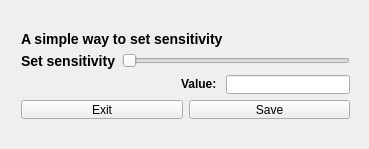
<?xml version="1.0" encoding="UTF-8"?>
<ui version="4.0">
 <class>MainWindow</class>
 <widget class="QMainWindow" name="MainWindow">
  <property name="geometry">
   <rect>
    <x>0</x>
    <y>0</y>
    <width>369</width>
    <height>149</height>
   </rect>
  </property>
  <property name="sizePolicy">
   <sizepolicy hsizetype="Fixed" vsizetype="Fixed">
    <horstretch>0</horstretch>
    <verstretch>0</verstretch>
   </sizepolicy>
  </property>
  <property name="windowTitle">
   <string>MainWindow</string>
  </property>
  <widget class="QWidget" name="centralWidget">
   <widget class="QWidget" name="">
    <property name="geometry">
     <rect>
      <x>10</x>
      <y>20</y>
      <width>351</width>
      <height>110</height>
     </rect>
    </property>
    <layout class="QVBoxLayout" name="verticalLayout_3">
     <item>
      <layout class="QVBoxLayout" name="verticalLayout_2">
       <item>
        <widget class="QLabel" name="label">
         <property name="text">
          <string>&lt;h3&gt;A simple way to set sensitivity &lt;/h3&gt;

</string>
         </property>
        </widget>
       </item>
       <item>
        <layout class="QHBoxLayout" name="horizontalLayout">
         <item>
          <widget class="QLabel" name="label_2">
           <property name="text">
            <string>&lt;h3&gt;Set sensitivity&lt;/h3&gt;</string>
           </property>
          </widget>
         </item>
         <item>
          <widget class="QSlider" name="horizontalSlider">
           <property name="orientation">
            <enum>Qt::Horizontal</enum>
           </property>
          </widget>
         </item>
        </layout>
       </item>
      </layout>
     </item>
     <item>
      <layout class="QVBoxLayout" name="verticalLayout">
       <item>
        <layout class="QHBoxLayout" name="horizontalLayout_2">
         <item>
          <spacer name="horizontalSpacer">
           <property name="orientation">
            <enum>Qt::Horizontal</enum>
           </property>
           <property name="sizeHint" stdset="0">
            <size>
             <width>160</width>
             <height>20</height>
            </size>
           </property>
          </spacer>
         </item>
         <item>
          <widget class="QLabel" name="label_3">
           <property name="text">
            <string>&lt;h4&gt;Value: &lt;/h4&gt;</string>
           </property>
          </widget>
         </item>
         <item>
          <widget class="QLineEdit" name="lineEdit"/>
         </item>
        </layout>
       </item>
       <item>
        <layout class="QHBoxLayout" name="horizontalLayout_3">
         <item>
          <widget class="QPushButton" name="exit_button">
           <property name="styleSheet">
            <string notr="true"/>
           </property>
           <property name="text">
            <string>Exit</string>
           </property>
          </widget>
         </item>
         <item>
          <widget class="QPushButton" name="save_button">
           <property name="styleSheet">
            <string notr="true"/>
           </property>
           <property name="text">
            <string>Save</string>
           </property>
          </widget>
         </item>
        </layout>
       </item>
      </layout>
     </item>
    </layout>
   </widget>
  </widget>
 </widget>
 <layoutdefault spacing="6" margin="11"/>
 <resources/>
 <connections/>
</ui>
